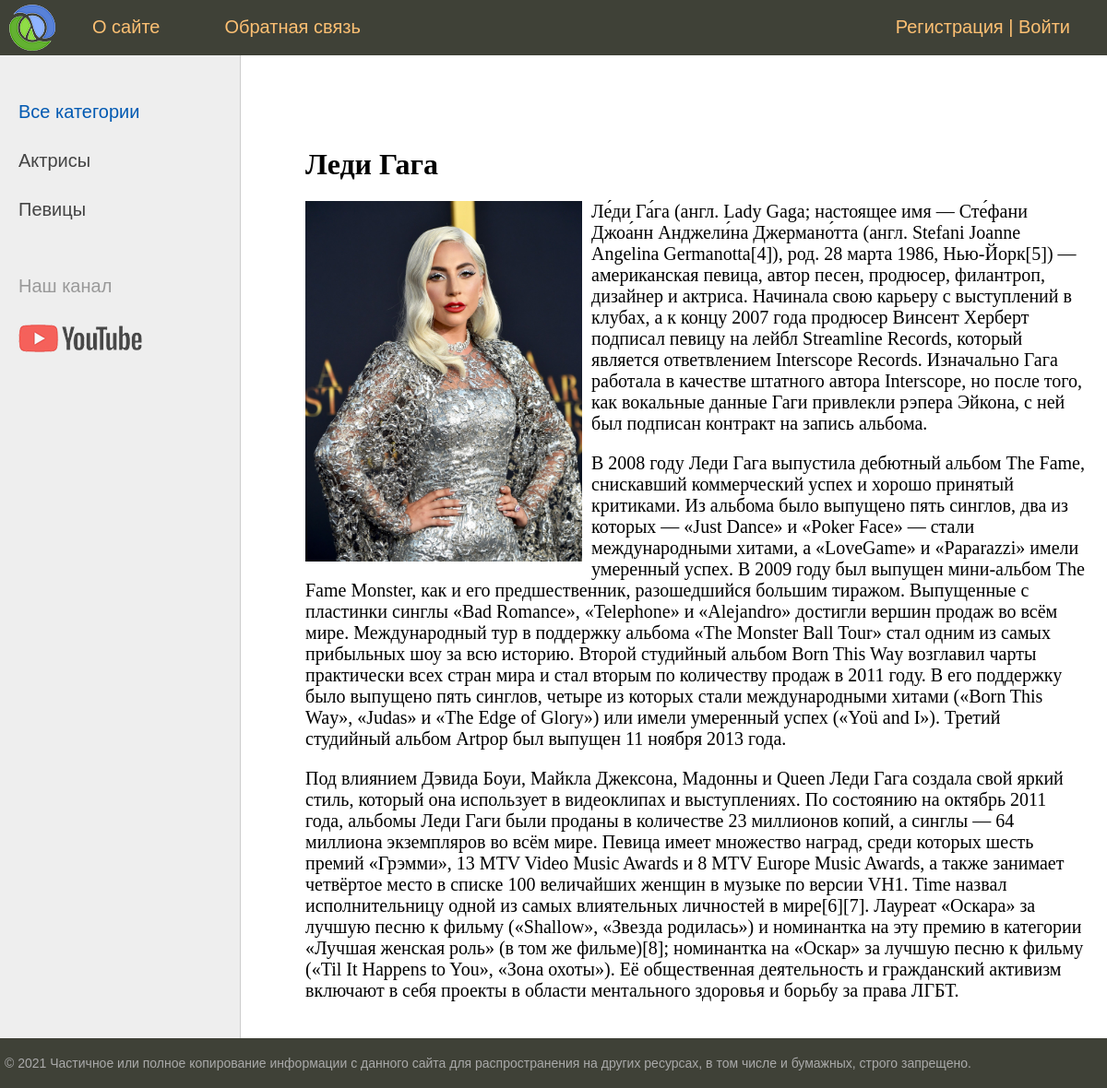
The page /post/lady-gaga on the database its author committed.
### women/models.py (models this page shows, shortened)
class Category(models.Model):
    name = models.CharField(max_length=100, db_index=True, verbose_name='Название категории')
    slug = models.SlugField(max_length=255, unique=True, db_index=True, verbose_name='URL')
    def get_absolute_url(self):
        return reverse('category', kwargs={'cat_slug': self.slug})
    class Meta:
        verbose_name = 'Категория'
        verbose_name_plural = 'Категории'
        ordering = ['id']

class Women(models.Model):
    title = models.CharField(max_length=255, verbose_name='Заголовок')
    slug = models.SlugField(max_length=255, unique=True, db_index=True, verbose_name='URL')
    content = models.TextField(blank=True, verbose_name='Текст статьи')
    cat = models.ForeignKey('Category', on_delete=models.PROTECT, verbose_name='Категория')
    photo = models.ImageField(upload_to="photos/%Y/%m/%d", verbose_name='Фото', blank=True)
    time_create = models.DateTimeField(auto_now_add=True, verbose_name='Время создания')
    time_update = models.DateTimeField(auto_now=True, verbose_name='Время изменения')
    is_published = models.BooleanField(default=True, verbose_name='Публикация')
    def __str__(self):
        return self.title
    class Meta:
        verbose_name = 'Известная женщина'
        verbose_name_plural = 'Известные женщины'
        ordering = ['-time_create', 'title']

### women/views.py (the view)
# urls.py: path('post/<slug:post_slug>', ShowPost.as_view(), name='post'),
class ShowPost(DataMixin, DetailView):
    model = Women
    template_name = 'women/post.html'
    slug_url_kwarg = 'post_slug'
    context_object_name = 'post'
    def get_context_data(self, *, object_list=None, **kwargs):
        context = super().get_context_data(**kwargs)
        c_def = self.get_user_context(title=context['post'])
        context = dict(list(context.items()) + list(c_def.items()))
        return context

### women/utils.py (called while the page is built)
    def get_user_context(self, **kwargs):
        context = kwargs
        cats = Category.objects.all()
        context['cats'] = cats
        user_menu = menu.copy()
        if not self.request.user.is_authenticated:
            user_menu.pop(1)
        context['menu'] = user_menu
        if 'cat_selected' not in context:
            context['cat_selected'] = 0
        return context

### women/templates/women/post.html
{% extends 'women/base.html' %}
{% block content %}
<h1>{{ post.title }}</h1>
{% if post.photo %}
<p><img src="{{post.photo.url}}" class="img-article-left"></p>
{% endif %}
{{ post.content|linebreaks }}
{% endblock %}

### women/templates/women/base.html (shortened to what this page needs)
{% load static %}
{% load women_tags %}
<!DOCTYPE html>
<html>
<head>
    <link type="text/css" href="{% static 'women/css/styles.css' %}" rel="stylesheet"/>
</head>
<body>
<table class="table-page" border=0 cellpadding="0" cellspacing="0">
    <tr>
        <td valign=top>
            <div class="header">
                <ul id="mainmenu" class="mainmenu">
                    <li class="logo"><a href="{% url 'home' %}">
                        <div class="logo"></div>
                    </a></li>
                    {% for m in menu %}
                    <li><a href="{% url m.url_name %}">{{m.title}}</a></li>
                    {% endfor %}
                    {% if request.user.is_authenticated %}
                    <li class="last">{{ user.username }} | <a href="{% url 'logout' %}">Выйти</a></li>
                    {% else %}
                    <li class="last"><a href="{% url 'register' %}">Регистрация</a> | <a href="{% url 'login' %}">Войти</a></li>
                    {% endif %}
                </ul>
            </div>
            <table class="table-content" border=0 cellpadding="0" cellspacing="0">
                <tr>
                    {% load cache %}
                    <td valign="top" class="left-chapters">
                        <ul id="leftchapters">
                            {% cache 60 sidebar %}
                            {% if cat_selected == 0 %}
                            <li class="selected">Все категории</li>
                            {% else %}
                            <li><a href="{% url 'home' %}">Все категории</a></li>
                            {% endif %}
                            {% for c in cats %}
                            {% if c.pk == cat_selected %}
                            <li class="selected">{{c.name}}</li>
                            {% else %}
                            <li><a href="{{c.get_absolute_url}}">{{c.name}}</a></li>
                            {% endif %}
                            {% endfor %}
                            {% endcache %}
                            <li class="share">
                                <p>Наш канал</p>
                                <a class="share-yt"
                                   href="https://www.youtube.com/channel/UClJzWfGWuGJL2t-3dYKcHTA/playlists"
                                   target="_blank" rel="nofollow"></a>
                            </li>
                        </ul>
                    </td>
                    <td valign="top" class="content">
                        <div class="content-text">
                            {% block content %}
                            {% endblock %}
                        </div>
                    </td>
                </tr>
            </table>
        </td>
    </tr>
    <tr>
        <td valign=top>
            <div id="footer">
                <p>&copy; 2021 Частичное или полное копирование информации с данного сайта для распространения на других
                    ресурсах, в том числе и бумажных, строго запрещено.</p>
            </div>
        </td>
    </tr>
</table>
</body>
</html>

### women/static/women/css/styles.css (style rules this page uses)
html, body { font-family: 'Arial'; margin: 0; padding: 0; height: 100%; width: 100%; color: #444; }
a { color: #0059b2; text-decoration: none; }
img { max-width: 600px; height: auto; }
img.img-article-left { max-width: 300px; height: auto; float: left; padding: 0 10px 10px 0; }
.table-page { width: 100%; height: 100%; vertical-align: top; }
.table-page tr { height: 100%; }
.header { background: #3F4137; height: 60px; }
.logo { background: url('../images/logo.png') no-repeat 10px 5px; width: 70px; height: 60px; }
ul.mainmenu { list-style: none; margin: 0; padding: 0; height: 60px; color: #fdc073; font-size: 20px; overflow: hidden; }
ul.mainmenu li { float: left; margin: 18px 40px 0 30px; }
ul.mainmenu li.logo { margin: 0; }
ul.mainmenu li.last { float: right; }
ul.mainmenu li a { color: #fdc073; text-decoration: none; }
.table-content { width: 100%; min-height: 100%; height: 100%; }
.left-chapters { margin: 0; background: #eee; border-right: 1px solid #ccc; min-height: 100%; }
.left-chapters ul { width: 230px; min-height: 100%; margin: 0; padding: 20px 10px 10px 20px; list-style: none; font-size: 20px; }
.left-chapters ul li { margin: 30px 0 0 0; color: #999; }
.left-chapters ul li.selected { color: #0059b2; }
.left-chapters ul li a { color: #444; text-decoration: none; }
.left-chapters ul li.share { margin: 60px 0 0 0; }
.left-chapters ul li.share p { margin: 30px 0 30px 0; }
.left-chapters ul li.share a { display: inline-block; width: 40px; height: 40px; margin: 0 20px 0 0; }
.left-chapters ul li.share a.share-yt { width: 100%; height: 30px; background: url('../images/share_yt.png') no-repeat 0 0 }
.content { padding: 40px 20px 20px 40px; width: 100%; box-sizing: border-box; }
.content-text { margin: 60px 0 0 30px; color: #000; font-size: 20px; font-family: Yandex Sans Display Light; }
.content-text h1 { font-size: 32px; }
#footer { box-sizing: border-box; background: #3F4137; padding: 5px; color: #aaa; font-size: 14px; font-family: Verdana, Geneva, Arial, Helvetica; text-align: left; overflow: hidden; }

### rows shown on the page
Category: name "Актрисы"
Category: name "Певицы"
Women: title "Леди Гага", photo (picture), content "Ле́ди Га́га (англ. Lady Gaga; настоящее имя — Сте́фани Джоа́нн Анджели́на Джермано́тта (англ. Stefani Joanne Angelina Germanotta[4]), род. 28 марта 1986, Нью-Йорк[5]) — американская певица, автор песен, продюсер, филантроп, дизайнер и актриса. Начинала свою карьеру с выступлений в клубах, а к концу 2007 года продюсер Винсент Херберт подписал певицу на лейбл Streamline Records, который является ответвлением Interscope Records. Изначально Гага работала в качестве штатного автора Interscope, но после того, как вокальные данные Гаги привлекли рэпера Эйкона, с ней был подписан контракт на запись альбома. В 2008 году Леди Гага выпустила дебютный альбом The Fame, снискавший коммерческий успех и…"

### other values the page prints
{{ m.title }} "О сайте" "Обратная связь"
